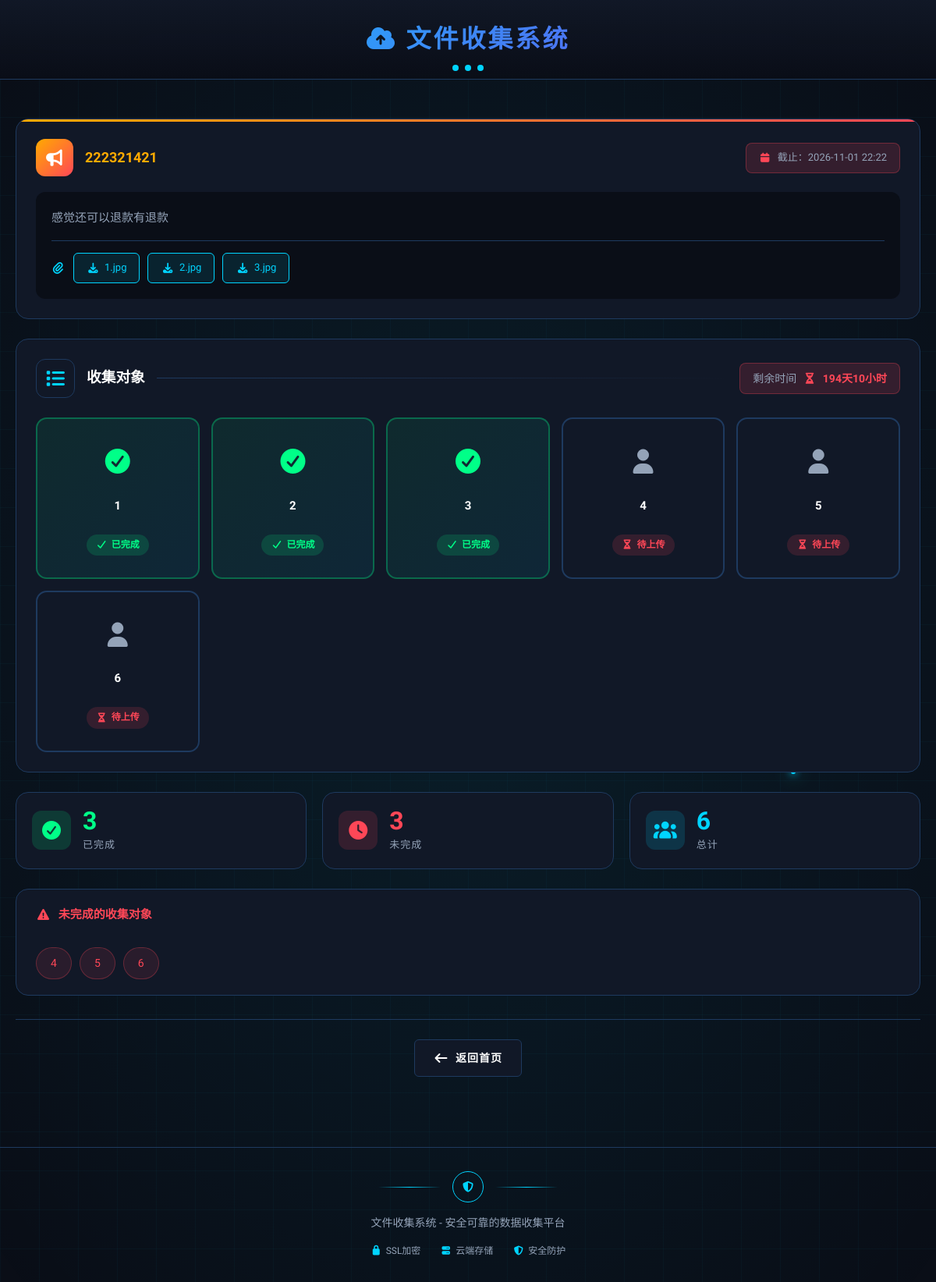
The page /theme/1 on the database as committed earlier.
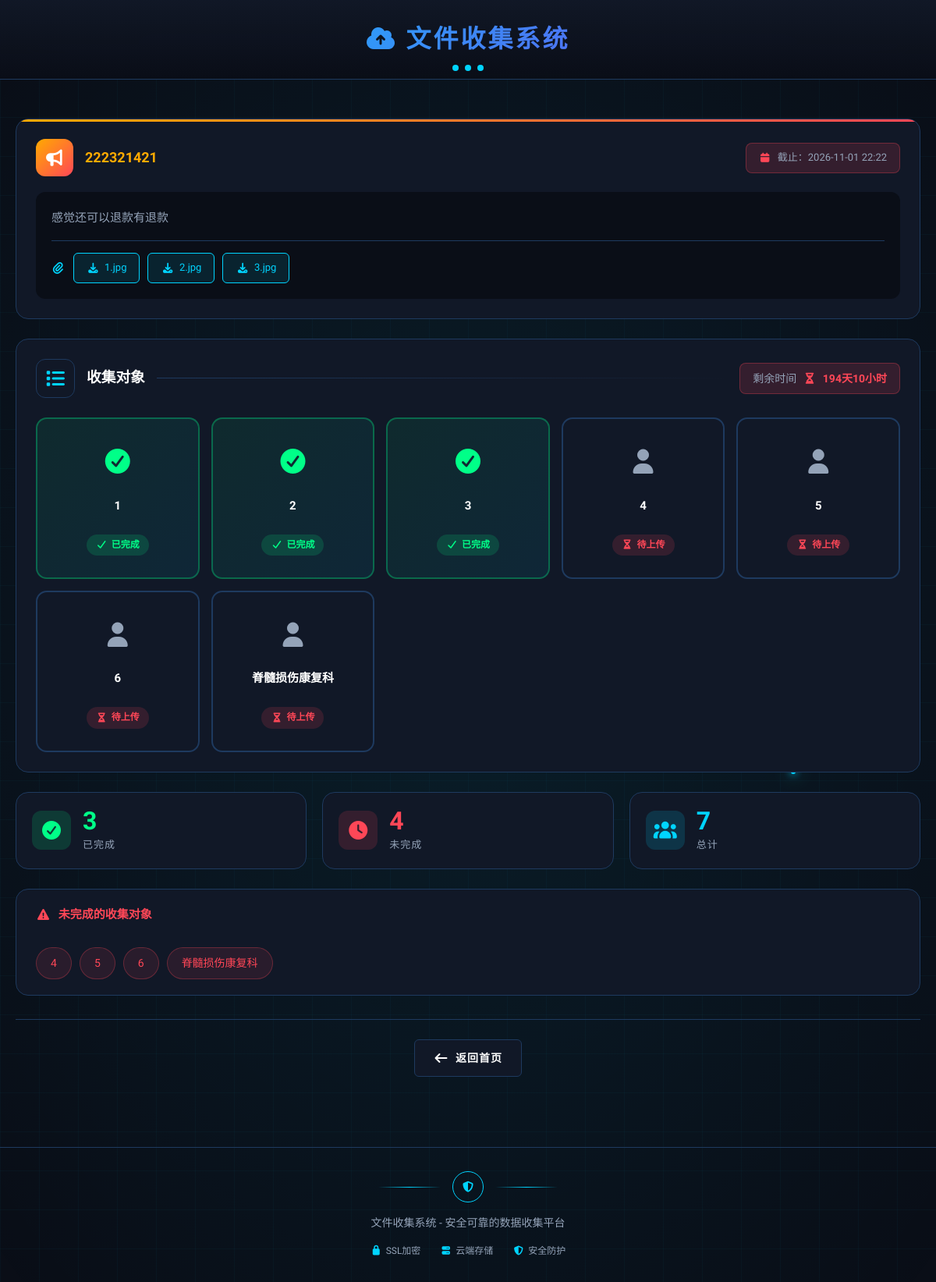
The same page on the database as committed later.
### models.py (models this page shows)
class ThemeAttachment(db.Model):
    id = db.Column(db.Integer, primary_key=True)
    filename = db.Column(db.String(500), nullable=False)
    original_name = db.Column(db.String(200), nullable=False)
    theme_id = db.Column(db.Integer, db.ForeignKey('collection_theme.id'), nullable=False)
    uploaded_at = db.Column(db.DateTime, default=datetime.utcnow)

class CollectionObject(db.Model):
    id = db.Column(db.Integer, primary_key=True)
    name = db.Column(db.String(100), nullable=False)
    theme_id = db.Column(db.Integer, db.ForeignKey('collection_theme.id'), nullable=False)
    is_completed = db.Column(db.Boolean, default=False)
    completed_at = db.Column(db.DateTime)
    attachments = db.relationship('Attachment', backref='collection_object', lazy=True, cascade='all, delete-orphan')

### routes.py (the view)
    @app.route('/theme/<int:theme_id>')
    def theme_detail(theme_id):
        theme = CollectionTheme.query.get_or_404(theme_id)
        objects = CollectionObject.query.filter_by(theme_id=theme_id).all()
        completed = sum(1 for obj in objects if obj.is_completed)
        incomplete = [obj for obj in objects if not obj.is_completed]
        return render_template('theme_detail.html', theme=theme, objects=objects,
                             completed=completed, incomplete=incomplete)

### app/templates/theme_detail.html (shortened to what this page needs)
{% extends "base.html" %}
{% block content %}
<div class="container">
    {% if theme.announcement %}
    <section class="theme-announcement-card">
        <div class="announcement-header">
            <div class="announcement-icon-wrap">
                <i class="fas fa-bullhorn"></i>
            </div>
            <div class="announcement-title-area">
                <h3>{{ theme.title }}</h3>
            </div>
            <div class="announcement-deadline-badge">
                <span><i class="fas fa-calendar"></i> 截止：{{ theme.deadline.strftime('%Y-%m-%d %H:%M') }}</span>
            </div>
        </div>
        <div class="announcement-body">
            <div class="announcement-content">
                <p>{{ theme.announcement }}</p>
            </div>
            {% if theme.attachments %}
            <div class="announcement-attachments">
                <i class="fas fa-paperclip"></i>
                {% for att in theme.attachments %}
                <a href="{{ url_for('download_theme_attachment', attachment_id=att.id) }}" class="btn-download">
                    <i class="fas fa-download"></i> {{ att.original_name }}
                </a>
                {% endfor %}
            </div>
            {% endif %}
        </div>
    </section>
    {% endif %}
    <section class="objects-section">
        <div class="section-header-tech">
            <div class="tech-icon"><i class="fas fa-list"></i></div>
            <h3>收集对象</h3>
            <div class="tech-line"></div>
            <div class="section-deadline">
                <span>剩余时间</span>
                <i class="fas fa-hourglass-half"></i>
                <span>{{ theme.deadline|time_remaining }}</span>
            </div>
        </div>
        <div class="objects-grid">
            {% for obj in objects %}
            <a href="{{ url_for('upload_page', object_id=obj.id) }}"
               class="object-item {% if obj.is_completed %}completed{% endif %}">
                <div class="object-top">
                    <i class="fas {% if obj.is_completed %}fa-check-circle{% else %}fa-user{% endif %}"></i>
                </div>
                <div class="object-name">{{ obj.name }}</div>
                <div class="object-status">
                    {% if obj.is_completed %}
                    <span class="status-completed"><i class="fas fa-check"></i> 已完成</span>
                    {% else %}
                    <span class="status-pending"><i class="fas fa-hourglass-half"></i> 待上传</span>
                    {% endif %}
                </div>
            </a>
            {% endfor %}
        </div>
    </section>
    <div class="stats-summary">
        <div class="stat-card stat-completed">
            <div class="stat-icon"><i class="fas fa-check-circle"></i></div>
            <div class="stat-content">
                <span class="stat-value">{{ completed }}</span>
                <span class="stat-label">已完成</span>
            </div>
        </div>
        <div class="stat-card stat-pending">
            <div class="stat-icon"><i class="fas fa-clock"></i></div>
            <div class="stat-content">
                <span class="stat-value">{{ incomplete|length }}</span>
                <span class="stat-label">未完成</span>
            </div>
        </div>
        <div class="stat-card stat-total">
            <div class="stat-icon"><i class="fas fa-users"></i></div>
            <div class="stat-content">
                <span class="stat-value">{{ objects|length }}</span>
                <span class="stat-label">总计</span>
            </div>
        </div>
    </div>
    {% if incomplete %}
    <div class="incomplete-list">
        <h4><i class="fas fa-exclamation-triangle"></i> 未完成的收集对象</h4>
        <ul>
            {% for obj in incomplete %}
            <li>{{ obj.name }}</li>
            {% endfor %}
        </ul>
    </div>
    {% endif %}
    <div class="page-actions">
        <a href="{{ url_for('index') }}" class="btn btn-secondary">
            <i class="fas fa-arrow-left"></i> 返回首页
        </a>
    </div>
</div>
{% endblock %}

Rows that differ between the two databases and show on the page:
added CollectionObject: is_completed False (drawn), name "脊髓损伤康复科"
Other text that changed with them:
{{ incomplete|length }}: "3" → "4"
{{ objects|length }}: "6" → "7"
